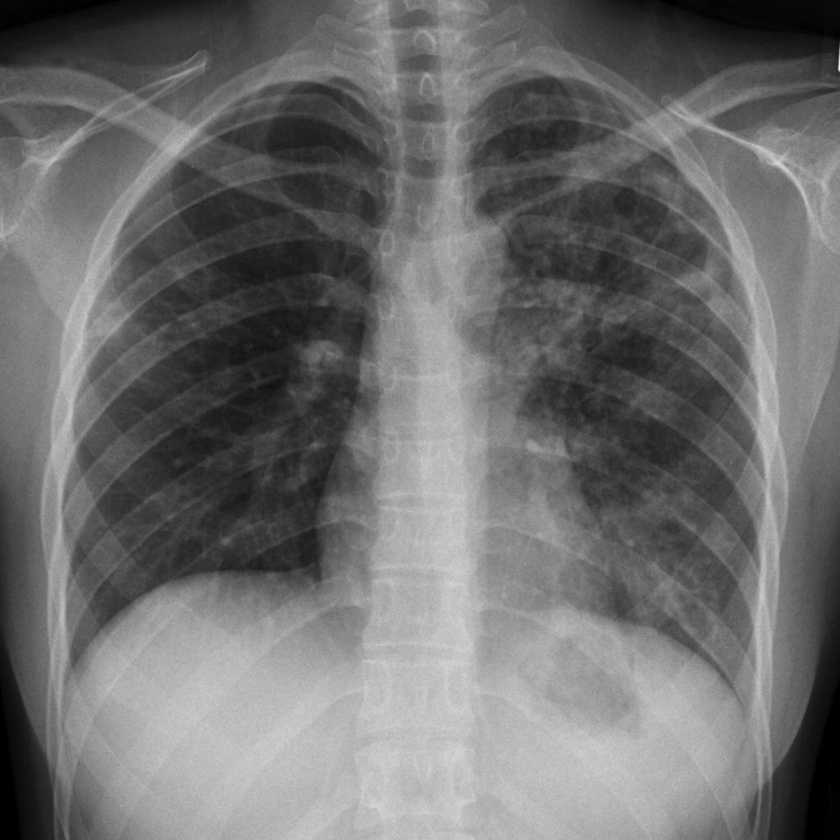
#> input picture tuberculosis.jpg, 840 x 840 px, shrunk from 1024 x 1024 before the run, found by its file name
$ python image_enhancement.py
#> lines starting #> are read from the running program, lines starting #| are printed output that depends on the picture
from PIL import Image
from PIL import ImageEnhance

#To open the image
image = Image.open("C:\\Users\\gokul\\PycharmProjects\DIP\\tuberculosis.jpg")
#> image is the input picture: PIL image 840x840 RGB; min 0, max 244, mean 110.1

#To show the image
image.show()

#Enhance sharpness
curvedImage = ImageEnhance.Contrast(image)
NewSharp = 8.3

#Sharpness enhanced by a factor of 8.3
SharpedImage = curvedImage.enhance(NewSharp)
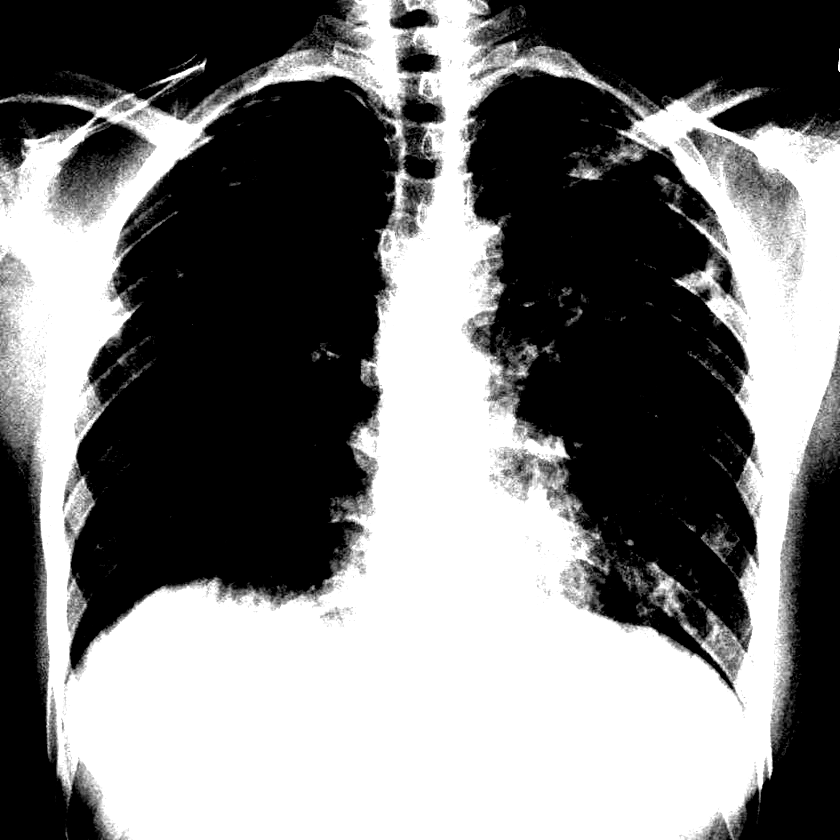
#> SharpedImage: PIL image 840x840 RGB; min 0, max 255, mean 121.4

SharpedImage.show()
